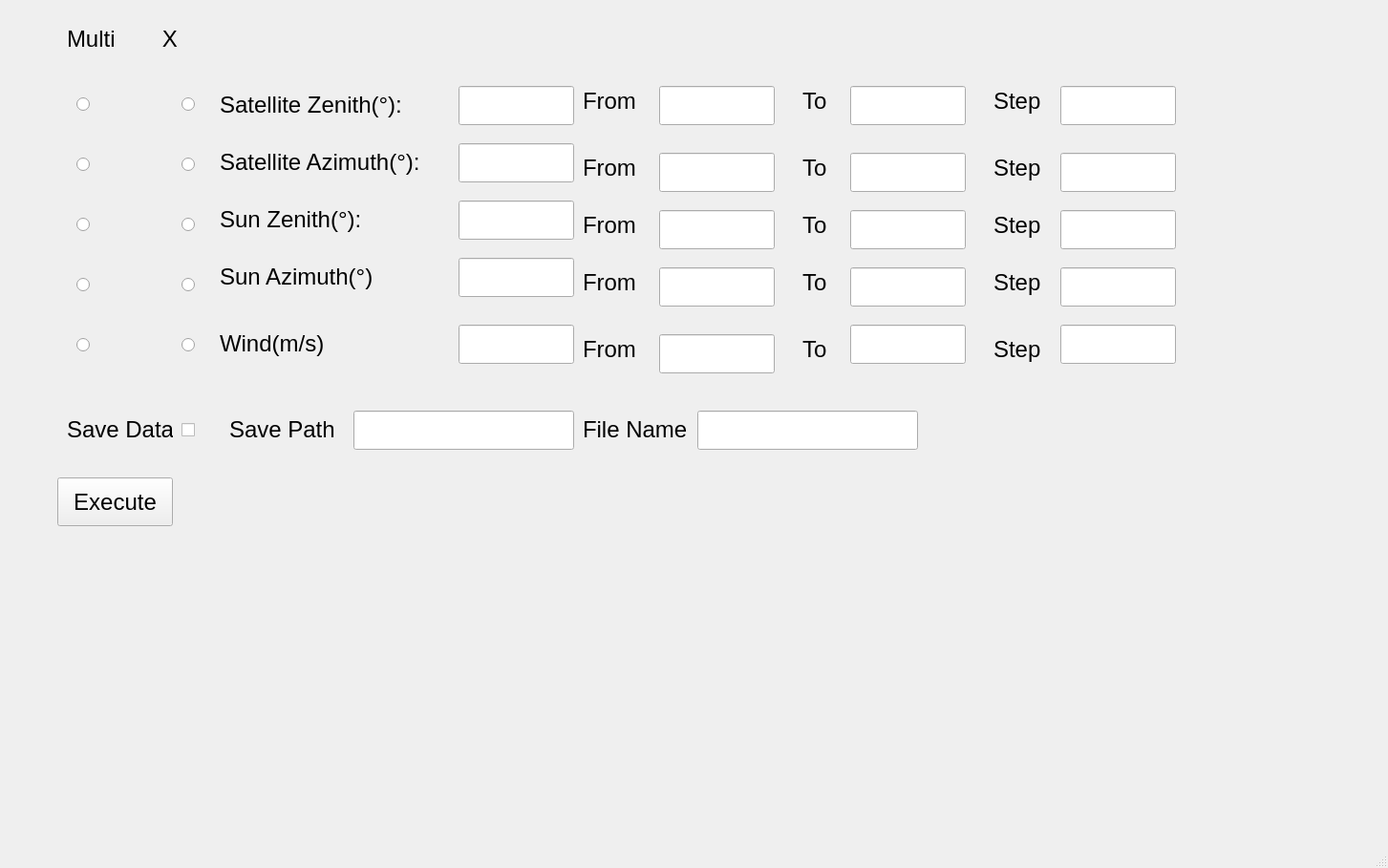
<?xml version="1.0" encoding="UTF-8"?>
<ui version="4.0">
 <class>MainWindow</class>
 <widget class="QMainWindow" name="MainWindow">
  <property name="geometry">
   <rect>
    <x>0</x>
    <y>0</y>
    <width>1453</width>
    <height>909</height>
   </rect>
  </property>
  <property name="windowTitle">
   <string>MainWindow</string>
  </property>
  <widget class="QWidget" name="centralwidget">
   <widget class="QLabel" name="label">
    <property name="geometry">
     <rect>
      <x>230</x>
      <y>90</y>
      <width>241</width>
      <height>41</height>
     </rect>
    </property>
    <property name="font">
     <font>
      <pointsize>13</pointsize>
     </font>
    </property>
    <property name="text">
     <string>&lt;html&gt;&lt;head/&gt;&lt;body&gt;&lt;p&gt;&lt;span style=&quot; font-size:18pt;&quot;&gt;Satellite Zenith(°):&lt;/span&gt;&lt;/p&gt;&lt;/body&gt;&lt;/html&gt;</string>
    </property>
   </widget>
   <widget class="QLineEdit" name="lineEdit">
    <property name="geometry">
     <rect>
      <x>480</x>
      <y>90</y>
      <width>121</width>
      <height>41</height>
     </rect>
    </property>
   </widget>
   <widget class="QLabel" name="label_2">
    <property name="geometry">
     <rect>
      <x>230</x>
      <y>150</y>
      <width>251</width>
      <height>41</height>
     </rect>
    </property>
    <property name="font">
     <font>
      <pointsize>13</pointsize>
     </font>
    </property>
    <property name="text">
     <string>&lt;html&gt;&lt;head/&gt;&lt;body&gt;&lt;p&gt;&lt;span style=&quot; font-size:18pt;&quot;&gt;Satellite Azimuth(°):&lt;/span&gt;&lt;/p&gt;&lt;/body&gt;&lt;/html&gt;</string>
    </property>
   </widget>
   <widget class="QLineEdit" name="lineEdit_2">
    <property name="geometry">
     <rect>
      <x>480</x>
      <y>150</y>
      <width>121</width>
      <height>41</height>
     </rect>
    </property>
   </widget>
   <widget class="QLabel" name="label_3">
    <property name="geometry">
     <rect>
      <x>230</x>
      <y>210</y>
      <width>171</width>
      <height>41</height>
     </rect>
    </property>
    <property name="font">
     <font>
      <pointsize>13</pointsize>
     </font>
    </property>
    <property name="text">
     <string>&lt;html&gt;&lt;head/&gt;&lt;body&gt;&lt;p&gt;&lt;span style=&quot; font-size:18pt;&quot;&gt;Sun Zenith(°):&lt;/span&gt;&lt;/p&gt;&lt;/body&gt;&lt;/html&gt;</string>
    </property>
   </widget>
   <widget class="QLineEdit" name="lineEdit_3">
    <property name="geometry">
     <rect>
      <x>480</x>
      <y>210</y>
      <width>121</width>
      <height>41</height>
     </rect>
    </property>
   </widget>
   <widget class="QLabel" name="label_4">
    <property name="geometry">
     <rect>
      <x>230</x>
      <y>270</y>
      <width>181</width>
      <height>41</height>
     </rect>
    </property>
    <property name="font">
     <font>
      <pointsize>13</pointsize>
     </font>
    </property>
    <property name="text">
     <string>&lt;html&gt;&lt;head/&gt;&lt;body&gt;&lt;p&gt;&lt;span style=&quot; font-size:18pt;&quot;&gt;Sun Azimuth(°)&lt;/span&gt;&lt;/p&gt;&lt;/body&gt;&lt;/html&gt;</string>
    </property>
   </widget>
   <widget class="QLineEdit" name="lineEdit_4">
    <property name="geometry">
     <rect>
      <x>480</x>
      <y>270</y>
      <width>121</width>
      <height>41</height>
     </rect>
    </property>
   </widget>
   <widget class="QLabel" name="label_5">
    <property name="geometry">
     <rect>
      <x>230</x>
      <y>340</y>
      <width>111</width>
      <height>41</height>
     </rect>
    </property>
    <property name="font">
     <font>
      <pointsize>13</pointsize>
     </font>
    </property>
    <property name="text">
     <string>&lt;html&gt;&lt;head/&gt;&lt;body&gt;&lt;p&gt;&lt;span style=&quot; font-size:18pt;&quot;&gt;Wind(m/s)&lt;/span&gt;&lt;/p&gt;&lt;/body&gt;&lt;/html&gt;</string>
    </property>
   </widget>
   <widget class="QLineEdit" name="lineEdit_5">
    <property name="geometry">
     <rect>
      <x>480</x>
      <y>340</y>
      <width>121</width>
      <height>41</height>
     </rect>
    </property>
   </widget>
   <widget class="QWidget" name="verticalLayoutWidget">
    <property name="geometry">
     <rect>
      <x>190</x>
      <y>60</y>
      <width>50</width>
      <height>351</height>
     </rect>
    </property>
    <layout class="QVBoxLayout" name="verticalLayout">
     <item>
      <widget class="QRadioButton" name="radioButton">
       <property name="text">
        <string/>
       </property>
      </widget>
     </item>
     <item>
      <widget class="QRadioButton" name="radioButton_2">
       <property name="text">
        <string/>
       </property>
      </widget>
     </item>
     <item>
      <widget class="QRadioButton" name="radioButton_3">
       <property name="text">
        <string/>
       </property>
      </widget>
     </item>
     <item>
      <widget class="QRadioButton" name="radioButton_4">
       <property name="text">
        <string/>
       </property>
      </widget>
     </item>
     <item>
      <widget class="QRadioButton" name="radioButton_5">
       <property name="text">
        <string/>
       </property>
      </widget>
     </item>
    </layout>
   </widget>
   <widget class="QLabel" name="label_6">
    <property name="geometry">
     <rect>
      <x>150</x>
      <y>30</y>
      <width>51</width>
      <height>21</height>
     </rect>
    </property>
    <property name="font">
     <font>
      <pointsize>18</pointsize>
     </font>
    </property>
    <property name="text">
     <string>   X</string>
    </property>
   </widget>
   <widget class="QLabel" name="label_7">
    <property name="geometry">
     <rect>
      <x>70</x>
      <y>30</y>
      <width>51</width>
      <height>21</height>
     </rect>
    </property>
    <property name="font">
     <font>
      <pointsize>18</pointsize>
     </font>
    </property>
    <property name="text">
     <string>Multi</string>
    </property>
   </widget>
   <widget class="QWidget" name="verticalLayoutWidget_2">
    <property name="geometry">
     <rect>
      <x>80</x>
      <y>60</y>
      <width>50</width>
      <height>351</height>
     </rect>
    </property>
    <layout class="QVBoxLayout" name="verticalLayout_2">
     <item>
      <widget class="QRadioButton" name="radioButton_6">
       <property name="text">
        <string/>
       </property>
      </widget>
     </item>
     <item>
      <widget class="QRadioButton" name="radioButton_7">
       <property name="text">
        <string/>
       </property>
      </widget>
     </item>
     <item>
      <widget class="QRadioButton" name="radioButton_8">
       <property name="text">
        <string/>
       </property>
      </widget>
     </item>
     <item>
      <widget class="QRadioButton" name="radioButton_9">
       <property name="text">
        <string/>
       </property>
      </widget>
     </item>
     <item>
      <widget class="QRadioButton" name="radioButton_10">
       <property name="text">
        <string/>
       </property>
      </widget>
     </item>
    </layout>
   </widget>
   <widget class="QLabel" name="label_8">
    <property name="geometry">
     <rect>
      <x>610</x>
      <y>90</y>
      <width>71</width>
      <height>31</height>
     </rect>
    </property>
    <property name="font">
     <font>
      <pointsize>18</pointsize>
     </font>
    </property>
    <property name="text">
     <string>From</string>
    </property>
   </widget>
   <widget class="QLineEdit" name="lineEdit_6">
    <property name="geometry">
     <rect>
      <x>690</x>
      <y>90</y>
      <width>121</width>
      <height>41</height>
     </rect>
    </property>
   </widget>
   <widget class="QLabel" name="label_9">
    <property name="geometry">
     <rect>
      <x>840</x>
      <y>90</y>
      <width>71</width>
      <height>31</height>
     </rect>
    </property>
    <property name="font">
     <font>
      <pointsize>18</pointsize>
     </font>
    </property>
    <property name="text">
     <string>To</string>
    </property>
   </widget>
   <widget class="QLineEdit" name="lineEdit_7">
    <property name="geometry">
     <rect>
      <x>890</x>
      <y>90</y>
      <width>121</width>
      <height>41</height>
     </rect>
    </property>
   </widget>
   <widget class="QLabel" name="label_10">
    <property name="geometry">
     <rect>
      <x>1040</x>
      <y>90</y>
      <width>71</width>
      <height>31</height>
     </rect>
    </property>
    <property name="font">
     <font>
      <pointsize>18</pointsize>
     </font>
    </property>
    <property name="text">
     <string>Step</string>
    </property>
   </widget>
   <widget class="QLineEdit" name="lineEdit_8">
    <property name="geometry">
     <rect>
      <x>1110</x>
      <y>90</y>
      <width>121</width>
      <height>41</height>
     </rect>
    </property>
   </widget>
   <widget class="QLabel" name="label_11">
    <property name="geometry">
     <rect>
      <x>610</x>
      <y>160</y>
      <width>71</width>
      <height>31</height>
     </rect>
    </property>
    <property name="font">
     <font>
      <pointsize>18</pointsize>
     </font>
    </property>
    <property name="text">
     <string>From</string>
    </property>
   </widget>
   <widget class="QLineEdit" name="lineEdit_9">
    <property name="geometry">
     <rect>
      <x>690</x>
      <y>160</y>
      <width>121</width>
      <height>41</height>
     </rect>
    </property>
   </widget>
   <widget class="QLabel" name="label_12">
    <property name="geometry">
     <rect>
      <x>840</x>
      <y>160</y>
      <width>71</width>
      <height>31</height>
     </rect>
    </property>
    <property name="font">
     <font>
      <pointsize>18</pointsize>
     </font>
    </property>
    <property name="text">
     <string>To</string>
    </property>
   </widget>
   <widget class="QLineEdit" name="lineEdit_10">
    <property name="geometry">
     <rect>
      <x>890</x>
      <y>160</y>
      <width>121</width>
      <height>41</height>
     </rect>
    </property>
   </widget>
   <widget class="QLabel" name="label_13">
    <property name="geometry">
     <rect>
      <x>1040</x>
      <y>160</y>
      <width>71</width>
      <height>31</height>
     </rect>
    </property>
    <property name="font">
     <font>
      <pointsize>18</pointsize>
     </font>
    </property>
    <property name="text">
     <string>Step</string>
    </property>
   </widget>
   <widget class="QLineEdit" name="lineEdit_11">
    <property name="geometry">
     <rect>
      <x>1110</x>
      <y>160</y>
      <width>121</width>
      <height>41</height>
     </rect>
    </property>
   </widget>
   <widget class="QLabel" name="label_14">
    <property name="geometry">
     <rect>
      <x>840</x>
      <y>220</y>
      <width>71</width>
      <height>31</height>
     </rect>
    </property>
    <property name="font">
     <font>
      <pointsize>18</pointsize>
     </font>
    </property>
    <property name="text">
     <string>To</string>
    </property>
   </widget>
   <widget class="QLabel" name="label_15">
    <property name="geometry">
     <rect>
      <x>610</x>
      <y>220</y>
      <width>71</width>
      <height>31</height>
     </rect>
    </property>
    <property name="font">
     <font>
      <pointsize>18</pointsize>
     </font>
    </property>
    <property name="text">
     <string>From</string>
    </property>
   </widget>
   <widget class="QLineEdit" name="lineEdit_12">
    <property name="geometry">
     <rect>
      <x>690</x>
      <y>220</y>
      <width>121</width>
      <height>41</height>
     </rect>
    </property>
   </widget>
   <widget class="QLabel" name="label_16">
    <property name="geometry">
     <rect>
      <x>1040</x>
      <y>220</y>
      <width>71</width>
      <height>31</height>
     </rect>
    </property>
    <property name="font">
     <font>
      <pointsize>18</pointsize>
     </font>
    </property>
    <property name="text">
     <string>Step</string>
    </property>
   </widget>
   <widget class="QLineEdit" name="lineEdit_13">
    <property name="geometry">
     <rect>
      <x>1110</x>
      <y>220</y>
      <width>121</width>
      <height>41</height>
     </rect>
    </property>
   </widget>
   <widget class="QLineEdit" name="lineEdit_14">
    <property name="geometry">
     <rect>
      <x>890</x>
      <y>220</y>
      <width>121</width>
      <height>41</height>
     </rect>
    </property>
   </widget>
   <widget class="QLabel" name="label_17">
    <property name="geometry">
     <rect>
      <x>840</x>
      <y>280</y>
      <width>71</width>
      <height>31</height>
     </rect>
    </property>
    <property name="font">
     <font>
      <pointsize>18</pointsize>
     </font>
    </property>
    <property name="text">
     <string>To</string>
    </property>
   </widget>
   <widget class="QLabel" name="label_18">
    <property name="geometry">
     <rect>
      <x>610</x>
      <y>280</y>
      <width>71</width>
      <height>31</height>
     </rect>
    </property>
    <property name="font">
     <font>
      <pointsize>18</pointsize>
     </font>
    </property>
    <property name="text">
     <string>From</string>
    </property>
   </widget>
   <widget class="QLineEdit" name="lineEdit_15">
    <property name="geometry">
     <rect>
      <x>690</x>
      <y>280</y>
      <width>121</width>
      <height>41</height>
     </rect>
    </property>
   </widget>
   <widget class="QLabel" name="label_19">
    <property name="geometry">
     <rect>
      <x>1040</x>
      <y>280</y>
      <width>71</width>
      <height>31</height>
     </rect>
    </property>
    <property name="font">
     <font>
      <pointsize>18</pointsize>
     </font>
    </property>
    <property name="text">
     <string>Step</string>
    </property>
   </widget>
   <widget class="QLineEdit" name="lineEdit_16">
    <property name="geometry">
     <rect>
      <x>1110</x>
      <y>280</y>
      <width>121</width>
      <height>41</height>
     </rect>
    </property>
   </widget>
   <widget class="QLineEdit" name="lineEdit_17">
    <property name="geometry">
     <rect>
      <x>890</x>
      <y>280</y>
      <width>121</width>
      <height>41</height>
     </rect>
    </property>
   </widget>
   <widget class="QLabel" name="label_20">
    <property name="geometry">
     <rect>
      <x>840</x>
      <y>350</y>
      <width>71</width>
      <height>31</height>
     </rect>
    </property>
    <property name="font">
     <font>
      <pointsize>18</pointsize>
     </font>
    </property>
    <property name="text">
     <string>To</string>
    </property>
   </widget>
   <widget class="QLabel" name="label_21">
    <property name="geometry">
     <rect>
      <x>610</x>
      <y>350</y>
      <width>71</width>
      <height>31</height>
     </rect>
    </property>
    <property name="font">
     <font>
      <pointsize>18</pointsize>
     </font>
    </property>
    <property name="text">
     <string>From</string>
    </property>
   </widget>
   <widget class="QLineEdit" name="lineEdit_18">
    <property name="geometry">
     <rect>
      <x>690</x>
      <y>350</y>
      <width>121</width>
      <height>41</height>
     </rect>
    </property>
   </widget>
   <widget class="QLabel" name="label_22">
    <property name="geometry">
     <rect>
      <x>1040</x>
      <y>350</y>
      <width>71</width>
      <height>31</height>
     </rect>
    </property>
    <property name="font">
     <font>
      <pointsize>18</pointsize>
     </font>
    </property>
    <property name="text">
     <string>Step</string>
    </property>
   </widget>
   <widget class="QLineEdit" name="lineEdit_19">
    <property name="geometry">
     <rect>
      <x>1110</x>
      <y>340</y>
      <width>121</width>
      <height>41</height>
     </rect>
    </property>
   </widget>
   <widget class="QLineEdit" name="lineEdit_20">
    <property name="geometry">
     <rect>
      <x>890</x>
      <y>340</y>
      <width>121</width>
      <height>41</height>
     </rect>
    </property>
   </widget>
   <widget class="QLabel" name="label_23">
    <property name="geometry">
     <rect>
      <x>70</x>
      <y>430</y>
      <width>111</width>
      <height>41</height>
     </rect>
    </property>
    <property name="font">
     <font>
      <pointsize>13</pointsize>
     </font>
    </property>
    <property name="text">
     <string>&lt;html&gt;&lt;head/&gt;&lt;body&gt;&lt;p&gt;&lt;span style=&quot; font-size:18pt;&quot;&gt;Save Data&lt;/span&gt;&lt;/p&gt;&lt;/body&gt;&lt;/html&gt;</string>
    </property>
   </widget>
   <widget class="QCheckBox" name="checkBox">
    <property name="geometry">
     <rect>
      <x>190</x>
      <y>430</y>
      <width>21</width>
      <height>41</height>
     </rect>
    </property>
    <property name="text">
     <string/>
    </property>
   </widget>
   <widget class="QLabel" name="label_24">
    <property name="geometry">
     <rect>
      <x>450</x>
      <y>490</y>
      <width>621</width>
      <height>351</height>
     </rect>
    </property>
    <property name="text">
     <string/>
    </property>
   </widget>
   <widget class="QLabel" name="label_25">
    <property name="geometry">
     <rect>
      <x>240</x>
      <y>430</y>
      <width>111</width>
      <height>41</height>
     </rect>
    </property>
    <property name="font">
     <font>
      <pointsize>13</pointsize>
     </font>
    </property>
    <property name="text">
     <string>&lt;html&gt;&lt;head/&gt;&lt;body&gt;&lt;p&gt;&lt;span style=&quot; font-size:18pt;&quot;&gt;Save Path&lt;/span&gt;&lt;/p&gt;&lt;/body&gt;&lt;/html&gt;</string>
    </property>
   </widget>
   <widget class="QLineEdit" name="lineEdit_21">
    <property name="geometry">
     <rect>
      <x>370</x>
      <y>430</y>
      <width>231</width>
      <height>41</height>
     </rect>
    </property>
   </widget>
   <widget class="QLabel" name="label_26">
    <property name="geometry">
     <rect>
      <x>610</x>
      <y>430</y>
      <width>111</width>
      <height>41</height>
     </rect>
    </property>
    <property name="font">
     <font>
      <pointsize>13</pointsize>
     </font>
    </property>
    <property name="text">
     <string>&lt;html&gt;&lt;head/&gt;&lt;body&gt;&lt;p&gt;&lt;span style=&quot; font-size:18pt;&quot;&gt;File Name&lt;/span&gt;&lt;/p&gt;&lt;/body&gt;&lt;/html&gt;</string>
    </property>
   </widget>
   <widget class="QLineEdit" name="lineEdit_22">
    <property name="geometry">
     <rect>
      <x>730</x>
      <y>430</y>
      <width>231</width>
      <height>41</height>
     </rect>
    </property>
   </widget>
   <widget class="QPushButton" name="pushButton">
    <property name="geometry">
     <rect>
      <x>60</x>
      <y>500</y>
      <width>121</width>
      <height>51</height>
     </rect>
    </property>
    <property name="font">
     <font>
      <pointsize>18</pointsize>
     </font>
    </property>
    <property name="text">
     <string>Execute</string>
    </property>
   </widget>
  </widget>
  <widget class="QMenuBar" name="menubar">
   <property name="geometry">
    <rect>
     <x>0</x>
     <y>0</y>
     <width>1453</width>
     <height>23</height>
    </rect>
   </property>
  </widget>
  <widget class="QStatusBar" name="statusbar"/>
 </widget>
 <resources/>
 <connections/>
</ui>
